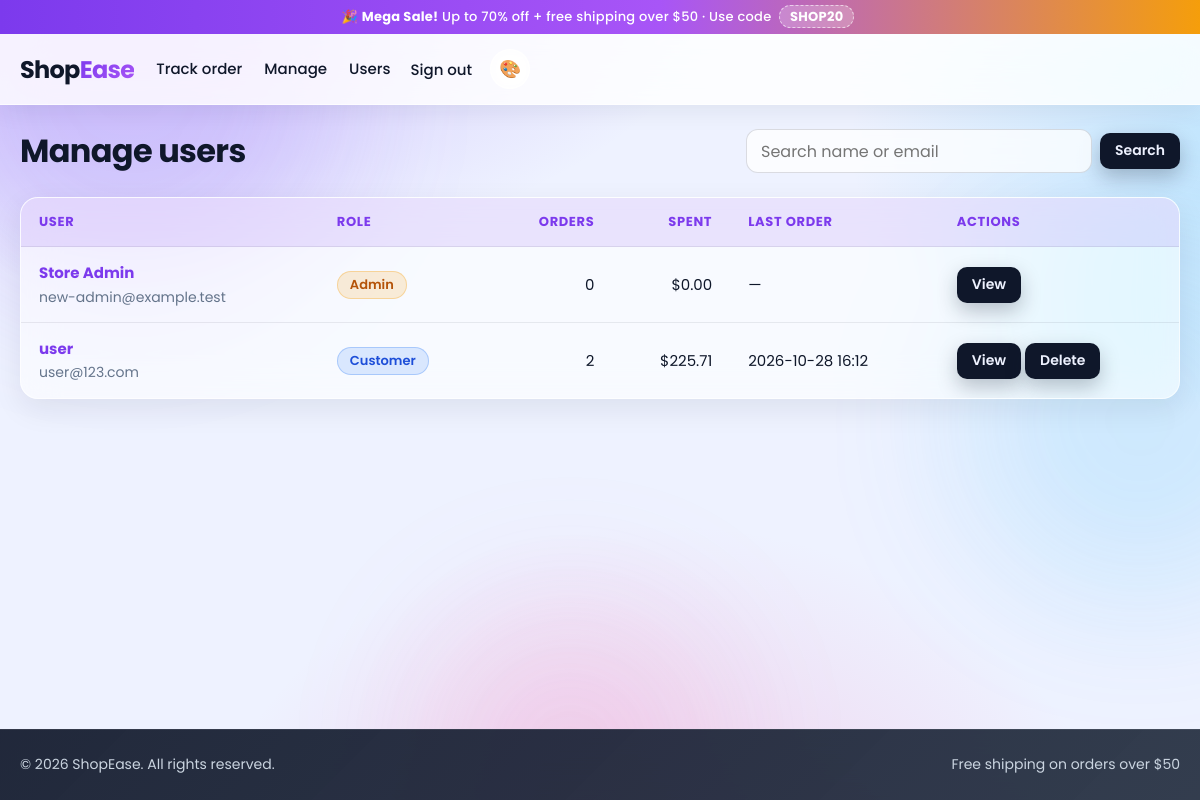
Page /admin/users (signed in) on the committed database.
### tables this page shows
CREATE TABLE users(
  id INTEGER PRIMARY KEY AUTOINCREMENT, name TEXT NOT NULL,
  email TEXT NOT NULL UNIQUE, password TEXT NOT NULL, is_admin INTEGER DEFAULT 0);

### app.py (the view)
@app.route("/admin/users")
@admin_required
def admin_users():
    q = request.args.get("q", "").strip()[:LIMITS["q"]]
    where, params = ["u.deleted_at IS NULL"], []
    if q:
        where.append("(u.name LIKE ? ESCAPE '\\' OR u.email LIKE ? ESCAPE '\\')")
        params = [like_pattern(q)] * 2
    rows = get_db().execute(
        f"""SELECT u.id, u.name, u.email, u.is_admin,
                   COUNT(o.id) AS orders,
                   COALESCE(SUM(CASE WHEN o.status != 'Cancelled' THEN o.total END), 0) AS spent,
                   MAX(o.created_at) AS last_order
            FROM users u LEFT JOIN orders o ON o.user_id = u.id
            WHERE {' AND '.join(where)} GROUP BY u.id ORDER BY u.is_admin DESC, u.id""", params).fetchall()
    return render_template("admin_users.html", users=rows, q=q)

### app.py (called while the page is built)
def get_db():
    if "db" not in g:
        g.db = sqlite3.connect(DB_PATH)
        g.db.row_factory = sqlite3.Row
        g.db.execute("PRAGMA foreign_keys = ON")
    return g.db

@app.before_request
def csrf_protect():
    if request.method in ("POST", "PUT", "PATCH", "DELETE"):
        expected = session.get("csrf_token")
        supplied = request.form.get("csrf_token") or request.headers.get("X-CSRF-Token", "")
        if not expected or not hmac.compare_digest(str(expected), str(supplied)):
            abort(400, "Invalid or missing CSRF token. Reload the page and try again.")

def csrf_token():
    if "csrf_token" not in session:
        session["csrf_token"] = secrets.token_hex(16)
    return session["csrf_token"]

def current_user():
    if "current_user" in g:
        return g.current_user
    user = None
    uid = session.get("user_id")
    if uid:
        row = get_db().execute(
            "SELECT * FROM users WHERE id=? AND deleted_at IS NULL", (uid,)).fetchone()
        if row and session.get("av") == row["auth_version"]:
            user = row
        else:
            session.clear()
    g.current_user = user
    return user

def admin_required(view):
    @wraps(view)
    def wrapped(*a, **kw):
        user = current_user()
        if not user or not user["is_admin"]:
            abort(403)
        return view(*a, **kw)
    return wrapped

@app.context_processor
def inject_globals():
    return {
        "user": current_user(),
        "cart_count": sum(session.get("cart", {}).values()),
        "all_categories": [r[0] for r in get_db().execute(
            "SELECT DISTINCT category FROM products ORDER BY category")],
        "year": datetime.now().year,
    }

@app.template_filter("money")
def money(v):
    return f"${v:,.2f}"

### templates/admin_users.html (shortened to what this page needs)
{% extends "base.html" %}
{% block content %}
<div class="between page-head">
  <h1>Manage users</h1>
  <form method="get" class="inline-form">
    <input id="q" name="q" type="search" value="{{ q }}" placeholder="Search name or email">
    <button class="btn btn-secondary btn-sm" type="submit">Search</button>
  </form>
</div>
<div class="card table-card">
  <table class="table">
    <thead><tr><th>User</th><th>Role</th><th class="num">Orders</th><th class="num">Spent</th><th>Last order</th><th>Actions</th></tr></thead>
    <tbody>
    {% for u in users %}
      <tr>
        <td><a href="{{ url_for('admin_user_detail', uid=u['id']) }}"><strong>{{ u['name'] }}</strong></a><br><span class="muted small">{{ u['email'] }}</span></td>
        <td><span class="tag {{ 'tag-warn' if u['is_admin'] else 'tag-info' }}">{{ 'Admin' if u['is_admin'] else 'Customer' }}</span></td>
        <td class="num">{{ u['orders'] }}</td>
        <td class="num">{{ u['spent']|money }}</td>
        <td>{{ u['last_order'] or '—' }}</td>
        <td>
          <a class="btn btn-secondary btn-sm" href="{{ url_for('admin_user_detail', uid=u['id']) }}">View</a>
          {% if u['id'] != user['id'] %}
          <form method="post" action="{{ url_for('admin_user_delete', uid=u['id']) }}" class="inline" data-confirm="Delete {{ u['name'] }} and all of their order history? Stock for their active orders will be restored.">
            <button class="btn btn-secondary btn-sm" type="submit">Delete</button>
          </form>
          {% endif %}
        </td>
      </tr>
    {% else %}<tr><td colspan="6" class="center muted">No users found.</td></tr>{% endfor %}
    </tbody>
  </table>
</div>
{% endblock %}

### static/css/style.css (style rules this page uses)
:root { --primary:#7c3aed;--primary-2:#a855f7;--primary-dark:#6d28d9;--primary-soft:rgba(124,58,237,.12); --accent:#f59e0b;--accent-2:#fbbf24;--accent-dark:#d97706; --ink:#0f172a;--muted:#64748b;--bg:#eef2ff; --glass:rgba(255,255,255,.62);--glass-strong:rgba(255,255,255,.82);--glass-border:rgba(255,255,255,.65); --field-bg:rgba(255,255,255,.75);--line:rgba(15,23,42,.08);--line-strong:rgba(15,23,42,.14); --orb1:rgba(139,92,246,.38);--orb2:rgba(56,189,248,.32);--orb3:rgba(244,114,182,.30); --ok:#16a34a;--warn:#d97706;--danger:#dc2626;--info:#2563eb; --radius:18px;--radius-sm:12px;--gap:24px; --shadow:0 10px 30px rgba(15,23,42,.08);--shadow-lg:0 20px 50px rgba(15,23,42,.14); --font:"Poppins","Segoe UI",Roboto,"Helvetica Neue",Arial,sans-serif; }
* { box-sizing:border-box }
html { font-size:16px;scroll-behavior:smooth }
body { margin:0;font-family:var(--font);font-size:1rem;line-height:1.55;color:var(--ink); min-height:100vh;display:flex;flex-direction:column; background: radial-gradient(1100px 600px at 8% -10%,var(--orb1),transparent 60%), radial-gradient(900px 520px at 112% 18%,var(--orb2),transparent 55%), radial-gradient(800px 700px at 55% 118%,var(--orb3),transparent 60%), var(--bg); background-attachment:fixed }
a { color:var(--primary);text-decoration:none }
h1 { font-size:2rem;line-height:1.25;margin:0 0 var(--gap);font-weight:700;letter-spacing:-.02em }
.small { font-size:.875rem }
.muted { color:var(--muted) }
.inline { display:inline;margin:0 }
input,select,button { font:inherit }
input[type=text],input[type=search],input[type=email],input[type=password],input[type=number],input[type=tel],input:not([type]),select { width:100%;height:44px;padding:0 14px;border:1px solid var(--line-strong);border-radius:var(--radius-sm); background:var(--field-bg);color:var(--ink);backdrop-filter:blur(8px);transition:border-color .15s,box-shadow .15s }
.inline-form { display:flex;align-items:center;gap:8px }
.btn { display:inline-flex;align-items:center;justify-content:center;height:44px;padding:0 20px;border-radius:var(--radius-sm); border:1px solid transparent;font-weight:600;font-size:.9375rem;cursor:pointer;white-space:nowrap; text-decoration:none!important;transition:transform .15s,box-shadow .15s,background .15s }
.btn-sm { height:36px;padding:0 14px;font-size:.875rem;border-radius:10px }
.btn-secondary { background:var(--ink);color:var(--bg);box-shadow:0 8px 20px rgba(15,23,42,.25) }
.card { background:var(--glass);border:1px solid var(--glass-border);border-radius:var(--radius); backdrop-filter:blur(18px) saturate(160%);-webkit-backdrop-filter:blur(18px) saturate(160%); box-shadow:var(--shadow);transition:transform .2s ease,box-shadow .2s ease,border-color .2s }
.section-head,.between { display:flex;align-items:center;justify-content:space-between;gap:16px }
.page-head { margin-bottom:var(--gap) }
.page-head h1,.page-head p { margin-bottom:0 }
.tag { display:inline-block;padding:3px 12px;border-radius:999px;font-size:.8125rem;font-weight:600;white-space:nowrap; border:1px solid transparent }
.tag-warn { background:rgba(245,158,11,.16);color:#b45309;border-color:rgba(245,158,11,.3) }
.tag-info { background:rgba(59,130,246,.16);color:#1d4ed8;border-color:rgba(59,130,246,.3) }
.table-card { overflow-x:auto;background:var(--glass) }
.table { width:100%;border-collapse:collapse }
.table th,.table td { padding:14px 18px;border-bottom:1px solid var(--line);text-align:left;vertical-align:middle;font-size:.9375rem }
.table th { background:var(--primary-soft);font-size:.8125rem;font-weight:700;color:var(--primary); text-transform:uppercase;letter-spacing:.05em }
.table th:first-child { border-top-left-radius:14px }
.table th:last-child { border-top-right-radius:14px }
.table tbody tr { transition:background .15s }
.table tbody tr:last-child td { border-bottom:0 }
.table .num { text-align:right }

### rows in the picture
users: name "Store Admin", email "new-admin@example.test", is_admin "Admin", orders "0", spent "$0.00", u "—"
users: name "user", email "user@123.com", is_admin "Customer", orders "2", spent "$225.71", u "2026-10-28 16:12"
